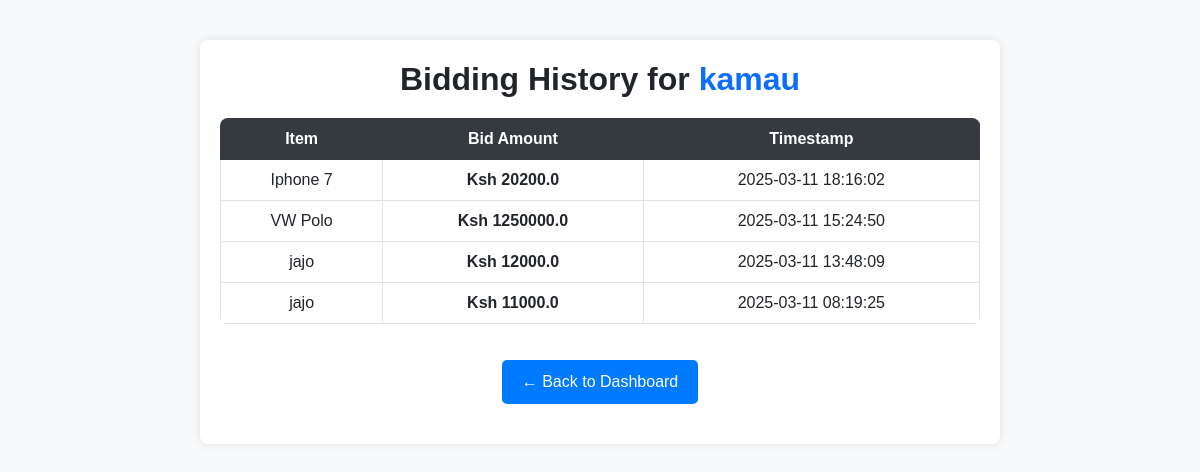
Page /admin/bids/user/3 on the committed database.
### models.py (models this page shows)
class User(UserMixin, db.Model):
    id = db.Column(db.Integer, primary_key=True)
    username = db.Column(db.String(50), unique=True, nullable=False)
    password = db.Column(db.String(100), nullable=False)
    is_admin = db.Column(db.Boolean, default=False)

class Bid(db.Model):
    id = db.Column(db.Integer, primary_key=True)
    user_id = db.Column(db.Integer, db.ForeignKey('user.id'), nullable=False)
    auction_id = db.Column(db.Integer, db.ForeignKey('auction_item.id'), nullable=False)
    bid_amount = db.Column(db.Float, nullable=False)
    timestamp = db.Column(db.DateTime, default=datetime.now)
    user = db.relationship('User', backref='bids')

class AuctionItem(db.Model):
    id = db.Column(db.Integer, primary_key=True)
    title = db.Column(db.String(100), nullable=False)
    description = db.Column(db.Text, nullable=False)
    starting_price = db.Column(db.Float, nullable=False)
    image = db.Column(db.String(100), nullable=True)
    end_time = db.Column(db.DateTime(timezone=True), nullable=False, default=lambda: datetime.now(timezone.utc))
    bids = db.relationship('Bid', backref='auction_item', lazy=True)
    category = db.Column(db.String(50), nullable=False)  # New field for category
    additional_images = db.relationship('AdditionalImage', back_populates='auction_item', cascade="all, delete-orphan")
    serial_number = db.Column(db.String(50), nullable=True)
    model = db.Column(db.String(50), nullable=True)
    year_of_manufacture = db.Column(db.String(4), nullable=True)
    color = db.Column(db.String(30), nullable=True)
    primary_damage = db.Column(db.String(50), nullable=True)
    secondary_damage = db.Column(db.String(50), nullable=True)
    VIN = db.Column(db.String(17), nullable=True)
    odometer = db.Column(db.Integer, nullable=True)
    working = db.Column(db.String(10), nullable=True)  # Yes/No/Not Applicable
    sale_status = db.Column(db.String(20), default='Open')  # Open, Closed, or Sold

### app.py (the view)
@app.route('/admin/bids/user/<int:user_id>')
def view_user_bidding_history(user_id):
    if not user_id:
        return "User ID is required", 400  # Handle cases where no user is selected
    """View a specific user's bidding history."""
    user = User.query.get(user_id)  # Fetch user details
    if not user:
        flash("User not found", "danger")
        return redirect(url_for('admin_dashboard'))
    user_bids = Bid.query.filter_by(user_id=user_id).order_by(Bid.timestamp.desc()).all()
    return render_template('view_user_bidding_history.html', bids=user_bids, user=user, user_id=user_id)

### app.py (called while the page is built)
@app.context_processor
def inject_user_model():
    from models import User  # Import your User model here
    return dict(User=User)

### templates/view_user_bidding_history.html (shortened to what this page needs)
<!DOCTYPE html>
<html lang="en">
<head>
    <link href="https://cdn.jsdelivr.net/npm/bootstrap@5.3.0/dist/css/bootstrap.min.css" rel="stylesheet">
</head>
<body>
<div class="container">
    <h2>Bidding History for <span class="text-primary">{{ user.username }}</span></h2>
    <div class="table-responsive">
        <table class="table table-bordered table-hover">
            <thead class="table-dark">
                <tr>
                    <th>Item</th>
                    <th>Bid Amount</th>
                    <th>Timestamp</th>
                </tr>
            </thead>
            <tbody>
                {% for bid in bids %}
                <tr>
                    <td>{{ bid.auction_item.title }}</td>
                    <td class="bid-amount">Ksh {{ bid.bid_amount|round(2) }}</td>
                    <td>{{ bid.timestamp.strftime('%Y-%m-%d %H:%M:%S') }}</td>
                </tr>
                {% endfor %}
            </tbody>
        </table>
    </div>
    <a href="{{ url_for('admin_bid_management') }}" class="btn-back">← Back to Dashboard</a>
</div>
</body>
</html>

### templates/view_user_bidding_history.html (style rules this page uses)
body { background-color: #f8f9fa; font-family: Arial, sans-serif; }
.container { max-width: 800px; margin: 40px auto; background: #ffffff; padding: 20px; border-radius: 8px; box-shadow: 0px 0px 10px rgba(0, 0, 0, 0.1); }
h2 { text-align: center; margin-bottom: 20px; font-weight: bold; }
.table { background: #fff; border-radius: 8px; overflow: hidden; }
.table th { background-color: #343a40; color: #fff; text-align: center; }
.table td { text-align: center; vertical-align: middle; }
.bid-amount { font-weight: bold; color: #28a745; }
.btn-back { display: block; width: fit-content; margin: 20px auto; text-decoration: none; color: #fff; background-color: #007bff; padding: 10px 20px; border-radius: 5px; text-align: center; }

### rows in the picture
User: username "kamau"
Bid: auction_item "Iphone 7", bid_amount "20200.0", timestamp "2025-03-11 18:16:02"
Bid: auction_item "VW Polo", bid_amount "1250000.0", timestamp "2025-03-11 15:24:50"
Bid: auction_item "jajo", bid_amount "12000.0", timestamp "2025-03-11 13:48:09"
Bid: auction_item "jajo", bid_amount "11000.0", timestamp "2025-03-11 08:19:25"
